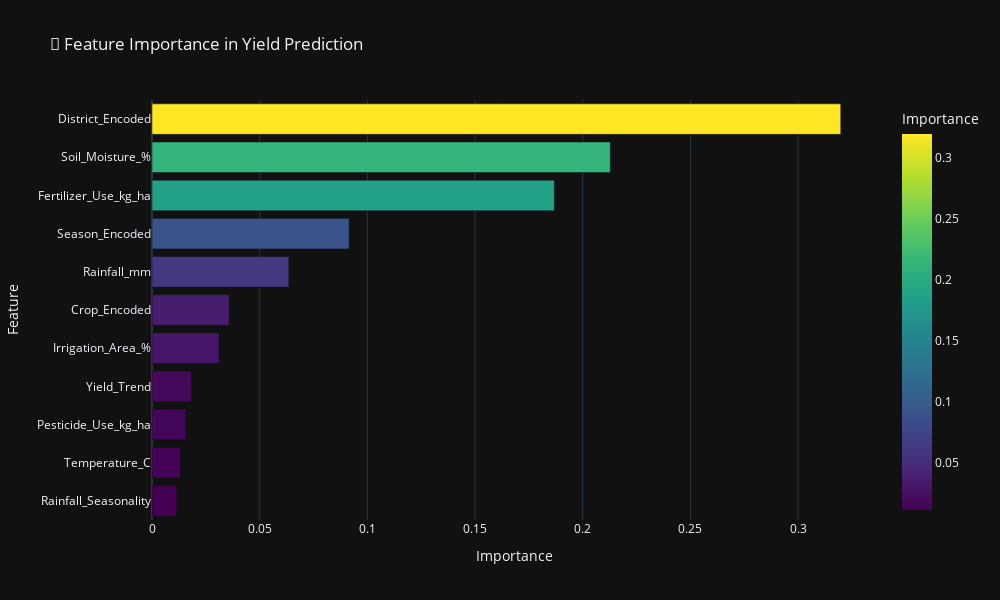

Write notebook code for a chart like this one.
### Code cell
# 11.1: Extract Feature Importance from RF
feature_importance = pd.DataFrame({
    'Feature': X_scaled.columns,
    'Importance': rf_model.feature_importances_
}).sort_values('Importance', ascending=False)

# 11.2: Visualize Feature Importance
fig = px.bar(feature_importance, x='Importance', y='Feature', orientation='h',
            title='🎯 Feature Importance in Yield Prediction',
            color='Importance', color_continuous_scale='Viridis')

fig.update_layout(height=600, width=1000, template='plotly_dark',
                 yaxis={'categoryorder': 'total ascending'})
fig.show()

print("Top Features for Crop Failure Prediction:")
print(feature_importance.head(8))

### Figure 1 — Plotly figure (JSON) as saved in the notebook; plotly's stock layout.template omitted (floating-point values rounded to 4 significant figures)
{"data": [{"hovertemplate": "Importance=%{marker.color}<br>Feature=%{y}<extra></extra>", "legendgroup": "", "marker": {"color": [0.3198, 0.2128, 0.1868, 0.09154, 0.06354, 0.03582, 0.03111, 0.01825, 0.01569, 0.01319, 0.01143], "coloraxis": "coloraxis", "pattern": {"shape": ""}}, "name": "", "orientation": "h", "showlegend": false, "textposition": "auto", "type": "bar", "x": [0.3198, 0.2128, 0.1868, 0.09154, 0.06354, 0.03582, 0.03111, 0.01825, 0.01569, 0.01319, 0.01143], "xaxis": "x", "y": ["District_Encoded", "Soil_Moisture_%", "Fertilizer_Use_kg_ha", "Season_Encoded", "Rainfall_mm", "Crop_Encoded", "Irrigation_Area_%", "Yield_Trend", "Pesticide_Use_kg_ha", "Temperature_C", "Rainfall_Seasonality"], "yaxis": "y"}], "layout": {"barmode": "relative", "coloraxis": {"colorbar": {"title": {"text": "Importance"}}, "colorscale": [[0, "#440154"], [0.1111, "#482878"], [0.2222, "#3e4989"], [0.3333, "#31688e"], [0.4444, "#26828e"], [0.5556, "#1f9e89"], [0.6667, "#35b779"], [0.7778, "#6ece58"], [0.8889, "#b5de2b"], [1, "#fde725"]]}, "height": 600, "legend": {"tracegroupgap": 0}, "title": {"text": "🎯 Feature Importance in Yield Prediction"}, "width": 1000, "xaxis": {"anchor": "y", "domain": [0, 1], "title": {"text": "Importance"}}, "yaxis": {"anchor": "x", "categoryorder": "total ascending", "domain": [0, 1], "title": {"text": "Feature"}}}}
